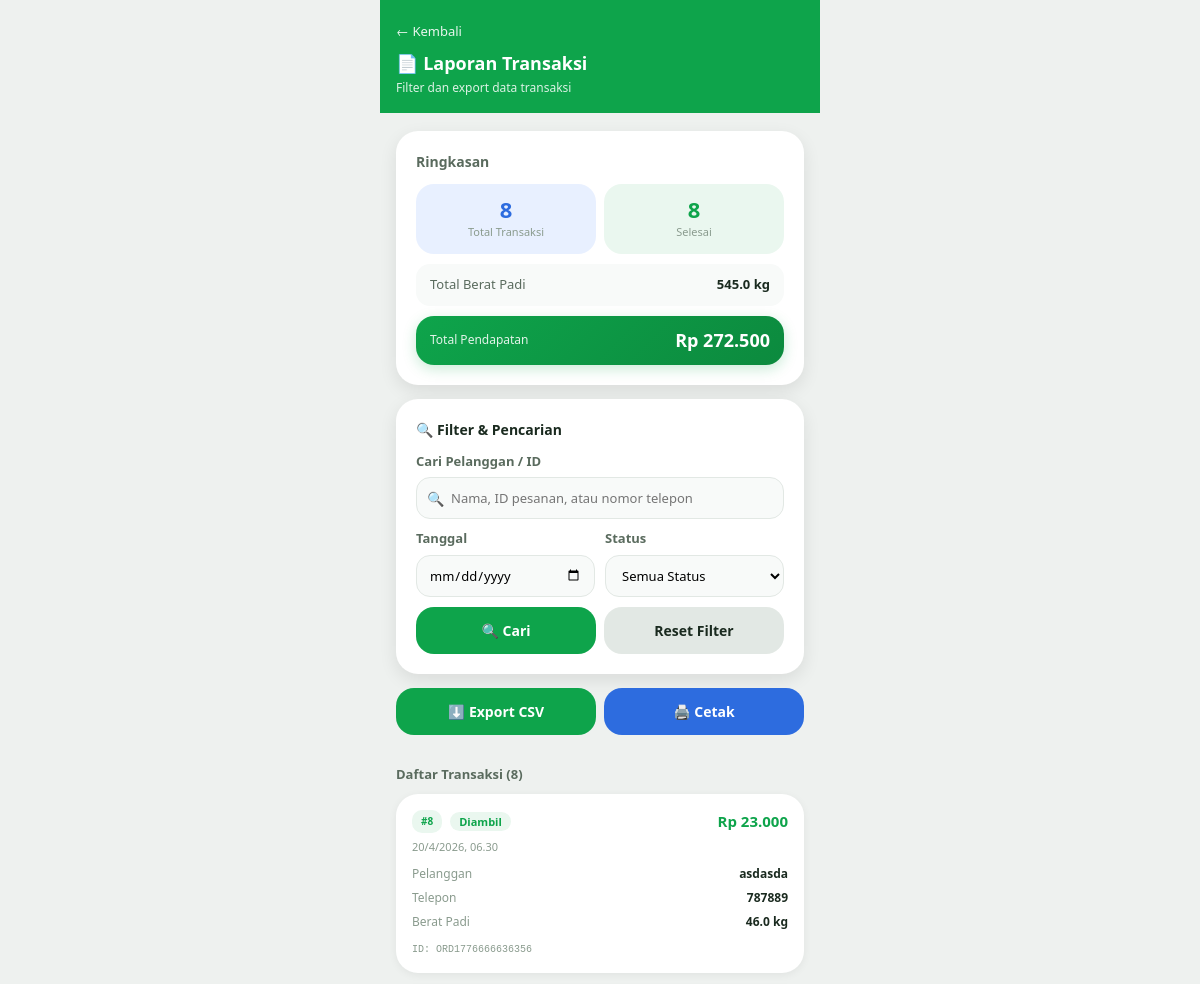
The page /laporan.php (signed in, upper part) on the database as committed earlier.
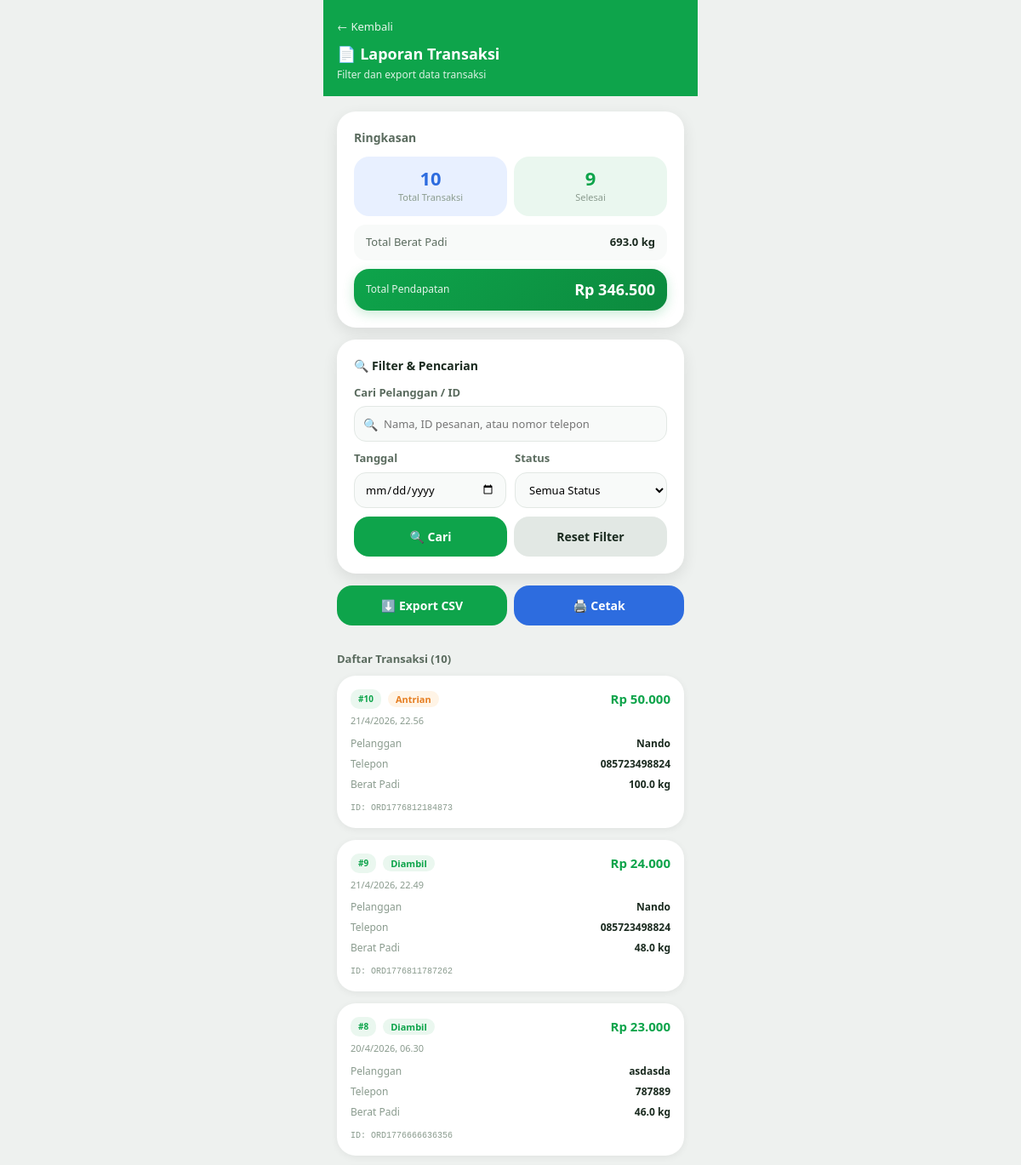
The same page on the database as committed later.
### tables this page shows
CREATE TABLE pesanan (
        id                  INTEGER PRIMARY KEY AUTOINCREMENT,
        order_id            TEXT UNIQUE NOT NULL,
        nomor_antrian       INTEGER NOT NULL,
        nama_pelanggan      TEXT NOT NULL,
        nomor_telepon       TEXT NOT NULL,
        berat_padi          REAL NOT NULL DEFAULT 0,
        harga_per_kg        REAL NOT NULL DEFAULT 500,
        total_bayar         REAL NOT NULL DEFAULT 0,
        metode_bayar        TEXT DEFAULT 'cash',
        status              TEXT DEFAULT 'antrian',
        hasil_beras         REAL DEFAULT 0,
        hasil_dedak         REAL DEFAULT 0,
        estimasi_selesai    TEXT DEFAULT '',
        estimasi_menit      INTEGER DEFAULT 0,
        waktu_pesan         DATETIME DEFAULT CURRENT_TIMESTAMP,
        waktu_proses        DATETIME,
        waktu_selesai       DATETIME,
        waktu_diambil       DATETIME
    );

### laporan.php (the view, shortened to what the changed rows need)
<?php
$db            = getDB();
$cari          = trim($_GET['cari'] ?? '');
$tanggal       = $_GET['tanggal'] ?? '';
$status_filter = $_GET['status'] ?? '';
$where = []; $params = [];
$sql  = "SELECT * FROM pesanan" . (!empty($where) ? " WHERE " . implode(' AND ', $where) : "") . " ORDER BY waktu_pesan DESC";
$stmt = $db->prepare($sql);
$stmt->execute($params);
$transaksi = $stmt->fetchAll(PDO::FETCH_ASSOC);
$total_berat      = array_sum(array_column($transaksi, 'berat_padi'));
$total_pendapatan = array_sum(array_column($transaksi, 'total_bayar'));
$total_selesai    = count(array_filter($transaksi, fn($t) => in_array($t['status'], ['selesai','diambil'])));
?>
<!DOCTYPE html>
<html lang="id">
<head>
    <link rel="stylesheet" href="css/base.css">
    <link rel="stylesheet" href="css/laporan.css">
</head>
<body>
<div class="app-wrapper">
    <div class="top-bar">
        <h1>📄 Laporan Transaksi</h1>
    </div>
    <div class="content">
        <div class="card card-ringkasan">
            <h3 class="ringkasan-title">Ringkasan</h3>
            <div class="stat-grid stat-grid-2">
                <div class="stat-card stat-blue">
                    <div class="stat-num"><?= count($transaksi) ?></div>
                    <div class="stat-label">Total Transaksi</div>
                </div>
                <div class="stat-card stat-green">
                    <div class="stat-num"><?= $total_selesai ?></div>
                    <div class="stat-label">Selesai</div>
                </div>
            </div>
            <div class="box-berat">
                <div class="lbl">Total Berat Padi</div>
                <div class="val"><?= number_format($total_berat, 1) ?> kg</div>
            </div>
            <div class="box-pendapatan">
                <div class="lbl">Total Pendapatan</div>
                <div class="val">Rp <?= number_format($total_pendapatan, 0, ',', '.') ?></div>
            </div>
        </div>
        <div class="card card-filter">
            <h3 class="filter-title">🔍 Filter & Pencarian</h3>
            <form method="GET">
            </form>
        </div>
        <div class="btn-row" style="margin-bottom:16px;">
            <a href="laporan.php?<?= http_build_query(['cari'=>$cari,'tanggal'=>$tanggal,'status'=>$status_filter,'export'=>1]) ?>"
               class="btn btn-green">⬇️ Export CSV</a>
            <button onclick="window.print()" class="btn btn-blue">🖨️ Cetak</button>
        </div>
        <div class="section-title">Daftar Transaksi (<?= count($transaksi) ?>)</div>
        <?php if (empty($transaksi)): ?>
        <div class="empty-state card"><div class="empty-icon">📭</div><p>Tidak ada data transaksi</p></div>
        <?php else: ?>
        <?php foreach ($transaksi as $t):
            $bc = 'badge-antrian';
            if ($t['status'] === 'diambil') $bc = 'badge-selesai';
        ?>
        <div class="transaksi-item">
            <div class="trans-header">
                <div class="trans-header-left">
                    <div class="antrian-number-badge antrian-badge-xs">#<?= $t['nomor_antrian'] ?></div>
                    <span class="badge <?= $bc ?>"><?= ucfirst($t['status']) ?></span>
                </div>
                <span class="trans-harga">Rp <?= number_format($t['total_bayar'], 0, ',', '.') ?></span>
            </div>
            <p class="trans-waktu"><?= date('j/n/Y, H.i', strtotime($t['waktu_pesan'])) ?></p>
            <div class="trans-body">
                <div class="detail-row" style="padding:3px 0;">
                    <span class="label">Pelanggan</span>
                    <span class="value"><?= htmlspecialchars($t['nama_pelanggan']) ?></span>
                </div>
                <div class="detail-row" style="padding:3px 0;">
                    <span class="label">Telepon</span>
                    <span class="value"><?= htmlspecialchars($t['nomor_telepon']) ?></span>
                </div>
                <div class="detail-row" style="padding:3px 0; border:none;">
                    <span class="label">Berat Padi</span>
                    <span class="value"><?= number_format($t['berat_padi'], 1) ?> kg</span>
                </div>
            </div>
            <p class="trans-id">ID: <?= $t['order_id'] ?></p>
        </div>
        <?php endforeach; ?>
        <?php endif; ?>
    </div>
</div>
</body>
</html>

Rows that differ between the two databases and show on the page:
added pesanan: nomor_antrian "10", status "Antrian", total_bayar "50.000", waktu_pesan "21/4/2026, 22.56", nama_pelanggan "Nando", nomor_telepon "085723498824", berat_padi "100.0", order "ORD1776812184873"
added pesanan: nomor_antrian "9", status "Diambil", total_bayar "24.000", waktu_pesan "21/4/2026, 22.49", nama_pelanggan "Nando", nomor_telepon "085723498824", berat_padi "48.0", order "ORD1776811787262"
Other text that changed with them:
count($transaksi): "8" → "10"
$total_selesai: "8" → "9"
$total_berat: "545.0" → "693.0"
$total_pendapatan: "272.500" → "346.500"
